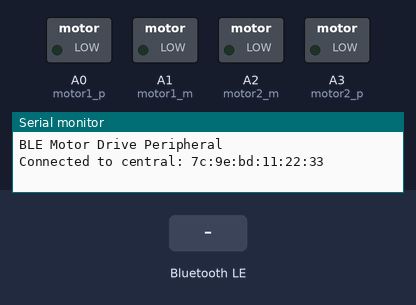
The sketch below on a simulated Arduino Nano, built with avr-gcc and run on an emulated ATmega328P. Shown: switched loads named in the sketch (green lamp = pin HIGH), the last lines printed to the serial monitor. The test bench sets the inputs (shaded band). Nothing arrives over Bluetooth unless stated; a phone connects over Bluetooth LE 3 s after start.

Above: at 3.8 s.
3.9 s: Bluetooth LE write "D" received
At 4.5 s:
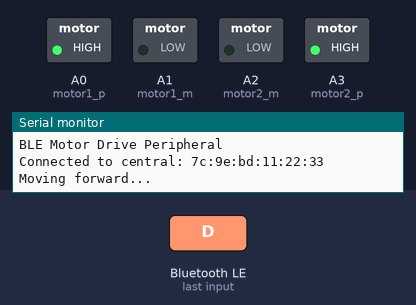
5.4 s: Bluetooth LE write "B" received
At 5.7 s:
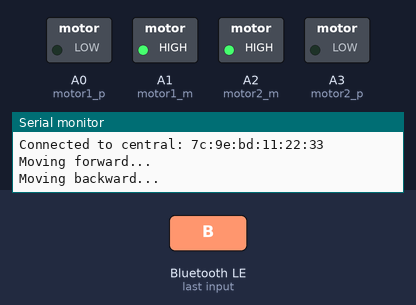
6.9 s: Bluetooth LE write "d" received
At 8.0 s:
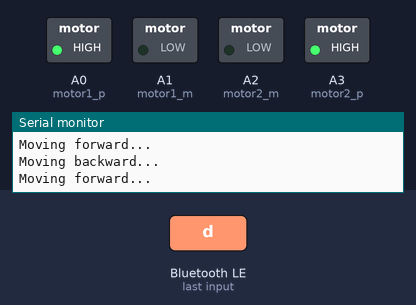
8.4 s: Bluetooth LE write "b" received
At 9.2 s:
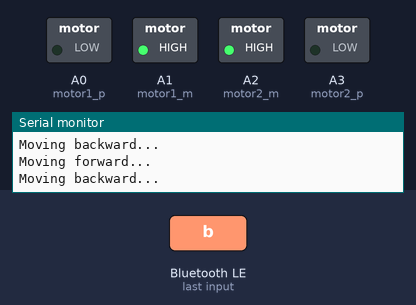
Timing chart, 0 to 10.9 s (numbered marks = the images above; inputs shaded):
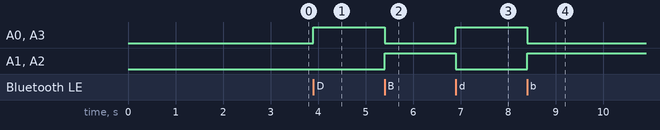

Measured:
- after the input at 3.9 s, A0 (motor1_p), A3 (motor2_p): LOW → HIGH at once
- after the input at 5.4 s, A0 (motor1_p), A3 (motor2_p): HIGH → LOW at once; A1 (motor1_m), A2 (motor2_m): LOW → HIGH at once
- after the input at 6.9 s, A0 (motor1_p), A3 (motor2_p): LOW → HIGH at once; A1 (motor1_m), A2 (motor2_m): HIGH → LOW at once
- after the input at 8.4 s, A0 (motor1_p), A3 (motor2_p): HIGH → LOW at once; A1 (motor1_m), A2 (motor2_m): LOW → HIGH at once

The sketch:

BleMotorControl.ino
```cpp
/*
  Bluetooth® Low Energy Motor Control

  This example creates a Bluetooth® Low Energy peripheral with service that contains a
  characteristic to control two motors to drive a robotic cart and control its direction.

  The circuit:
  - Arduino Nano RP2040 Connect board
  - TA6586 Based Motor Driver Breakout Board
  ===================================
  | Arduino Nano  | TA6586 Breakout |
  | RP2040 connect| Board           |
  ===================================
  |       A0      |       D0        |
  |       A1      |       D1        |
  |       A2      |       D2        |
  |       A3      |       D3        |
  |       GND     |       GND       |
  |     VIN=9V    |     3V3=NC      |
  ===================================

  You can use a generic Bluetooth® Low Energy central app, like LightBlue (iOS and Android) or
  nRF Connect (Android), to interact with the services and characteristics
  created in this sketch.

*/

#include <ArduinoBLE.h>

BLEService driveMotorService("19B10000-E8F2-537E-4F6C-D104768A1214"); // Bluetooth® Low Energy Motor Control Service

// Bluetooth® Low Energy motor drive direction Characteristic - custom 128-bit UUID, read and writable by central
BLECharCharacteristic drvDirectionCharacteristic("19B10001-E8F2-537E-4F6C-D104768A1214", BLERead | BLEWrite);

// Declare the motor pins
const int motor1_p = A0;
const int motor1_m = A1;
const int motor2_p = A3;
const int motor2_m = A2;

// Declare functions

// Functions to control the direction of the motor
void motor_forward(){
  // Motor 1 drive
    analogWrite(motor1_p, 255);
    analogWrite(motor1_m, 0);
  // Motor 2 drive
    analogWrite(motor2_p, 255);
    analogWrite(motor2_m, 0);
  }
void motor_stop(){
  // Motor 1 drive
    analogWrite(motor1_p, 0);
    analogWrite(motor1_m, 0);
  // Motor 2 drive
    analogWrite(motor2_p, 0);
    analogWrite(motor2_m, 0);
  }
void motor_reverse(){
  // Motor 1 drive
    analogWrite(motor1_p, 0);
    analogWrite(motor1_m, 255);
  // Motor 2 drive
    analogWrite(motor2_p, 0);
    analogWrite(motor2_m, 255);
  }
void motor_left(){
  // Motor 1 drive
    analogWrite(motor1_p, 128);
    analogWrite(motor1_m, 0);
  // Motor 2 drive
    analogWrite(motor2_p, 255);
    analogWrite(motor2_m, 0);
  }
void motor_right(){
  // Motor 1 drive
    analogWrite(motor1_p, 255);
    analogWrite(motor1_m, 0);
  // Motor 2 drive
    analogWrite(motor2_p, 128);
    analogWrite(motor2_m, 0);
  }

void setup() {
  Serial.begin(9600);
  //while (!Serial);

  // Declare the pins as outputs
  pinMode(motor1_p, OUTPUT);
  pinMode(motor1_m, OUTPUT);
  pinMode(motor2_p, OUTPUT);
  pinMode(motor2_m, OUTPUT);

  // begin initialization
  if (!BLE.begin()) {
    Serial.println("starting Bluetooth® Low Energy module failed!");

    while (1);
  }

  // set advertised local name and service UUID:
  BLE.setLocalName("BLEMotorDrive");
  BLE.setAdvertisedService(driveMotorService);

  // add the characteristic to the service
  driveMotorService.addCharacteristic(drvDirectionCharacteristic);

  // add service
  BLE.addService(driveMotorService);

  // set the initial value for the characeristic:
  drvDirectionCharacteristic.writeValue(0);

  // start advertising
  BLE.advertise();

  Serial.println("BLE Motor Drive Peripheral");
}

void loop() {
  // listen for Bluetooth® Low Energy peripherals to connect:
  BLEDevice central = BLE.central();

  // if a central is connected to peripheral:
  if (central) {
    Serial.print("Connected to central: ");
    // print the central's MAC address:
    Serial.println(central.address());

    // while the central is still connected to peripheral:
    while (central.connected()) {
      // if the remote device wrote to the characteristic,
      // use the value to control the motors:
      if (drvDirectionCharacteristic.written()) {
        switch (drvDirectionCharacteristic.value()) {   // any value other than 0

          case 'D': //ASCII HEX 0x44
            motor_forward();
            Serial.println("Moving forward...");
            break;
          case 'd': //ASCII HEX 0x64
            motor_forward();
            Serial.println("Moving forward...");
            break;
          case 'B': //ASCII HEX 0x42
            motor_reverse();
            Serial.println("Moving backward...");
            break;
          case 'b': //ASCII HEX 0x62
            motor_reverse();
            Serial.println("Moving backward...");
            break;
          case 'S': //ASCII HEX 0x53
            motor_stop();
            Serial.println("Motors halted...");
            break;
          case 's': //ASCII HEX 0x73
            motor_stop();
            Serial.println("Motors halted...");
            break;
          case 'L': //ASCII HEX 0x4C
            motor_left();
            Serial.println("Turning left...");
            break;
          case 'l': //ASCII HEX 0x6C
            motor_left();
            Serial.println("Turning left...");
            break;
          case 'R': //ASCII HEX 0x52
            motor_right();
            Serial.println("Turning right...");
            break;
          case 'r': //ASCII HEX 0x72
            motor_right();
            Serial.println("Turning right...");
            break;
          default:
            motor_stop();
            Serial.println("Motors halted...");
            break;

        }
      }
    }

    // when the central disconnects, print it out:
    Serial.print(F("Disconnected from central: "));
    Serial.println(central.address());
  }
}
```
